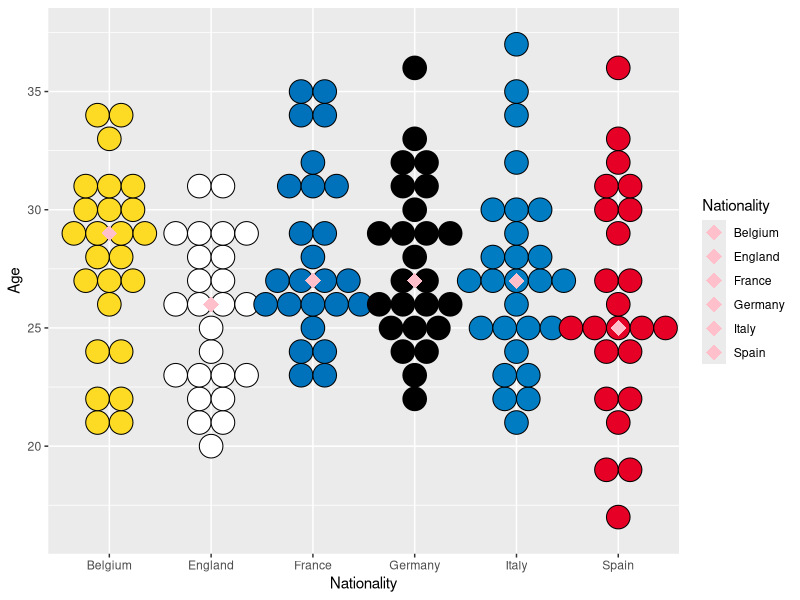
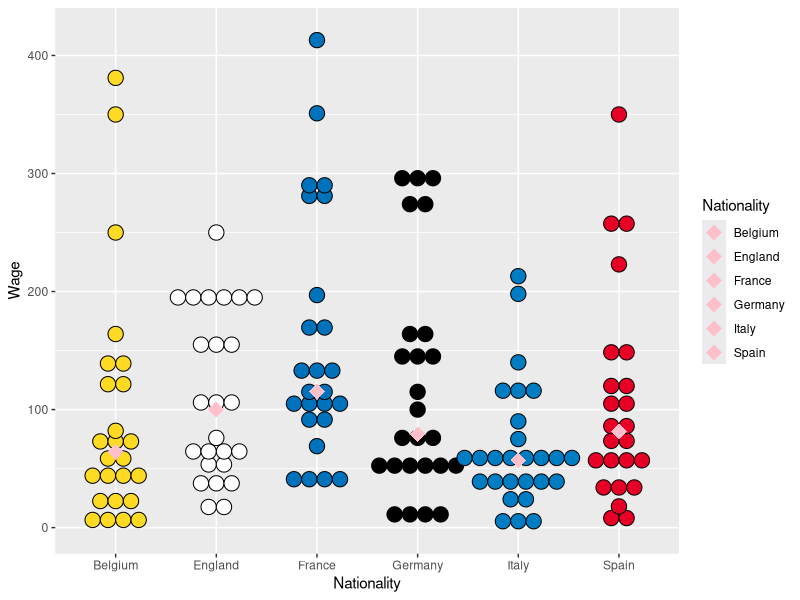
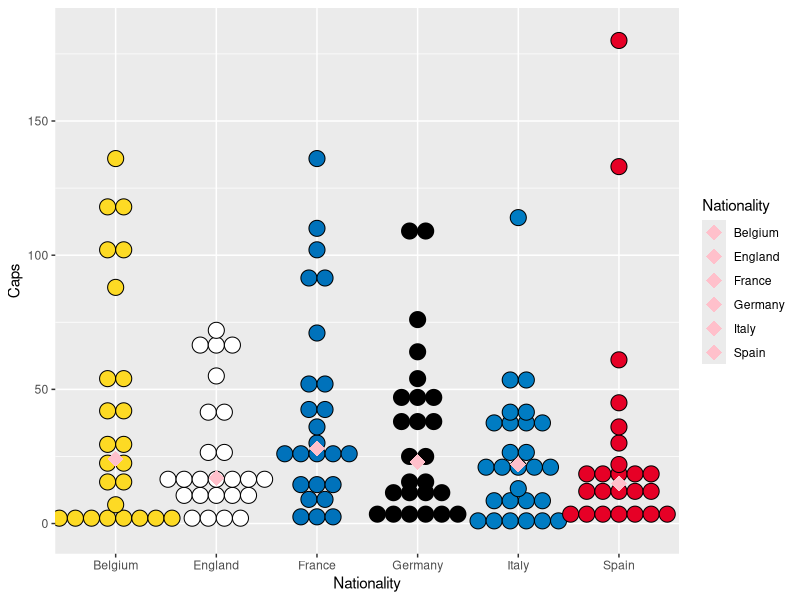
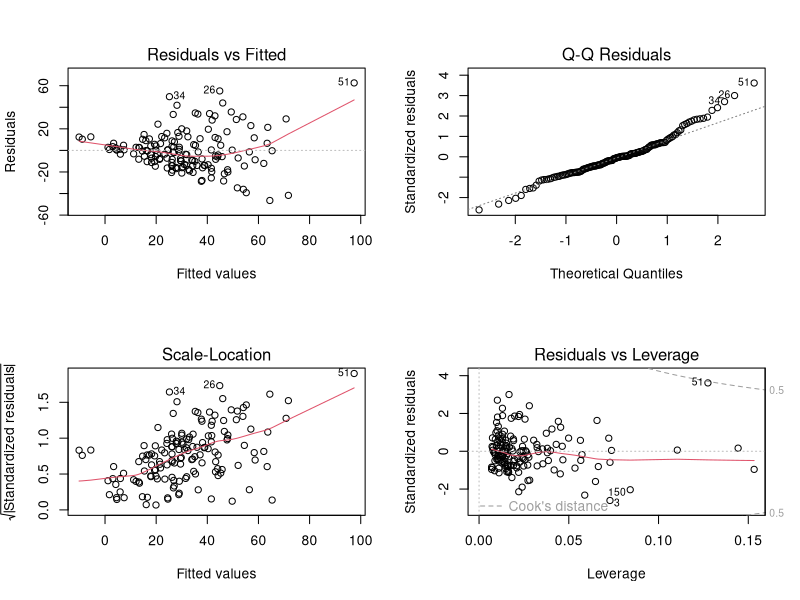
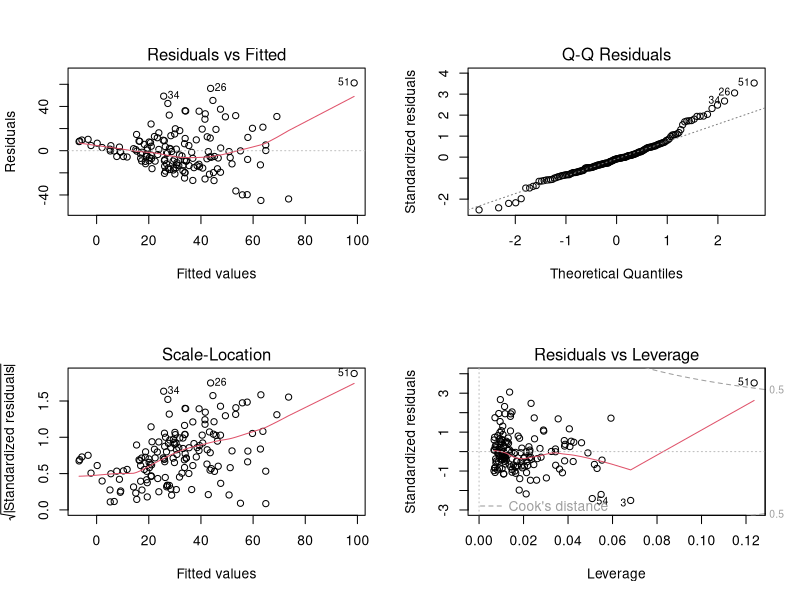
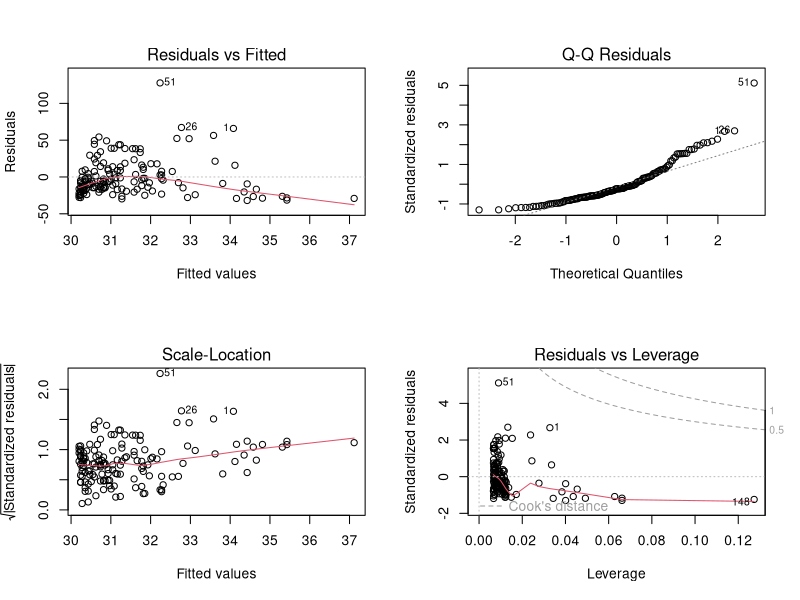
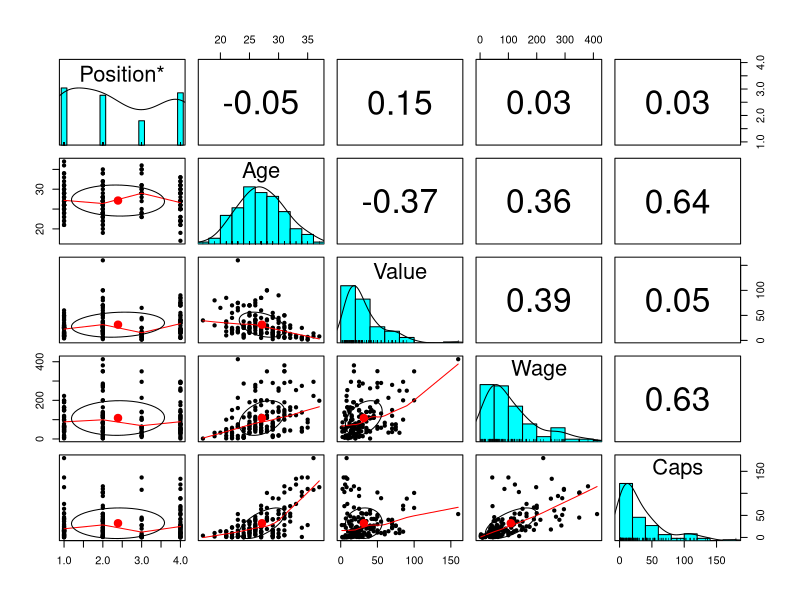
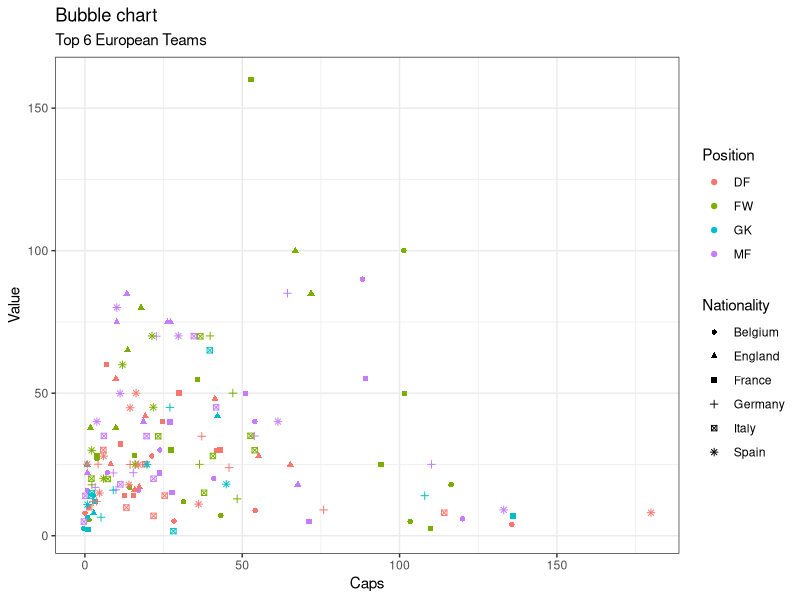

Generate these figures, in order, with R:
## ---- chunk 1
knitr::opts_chunk$set(echo = TRUE)
library(tidyverse)
## ---- chunk 2
MoneyballData = read.csv("Moneyball Soccer Dataset.csv")
names(MoneyballData) = c("Players","Nationality","Club","Position","Age","Value","Wage","Caps")
attach(MoneyballData)
MoneyballData[9:13] <- list(NULL)
 MoneyballData <- MoneyballData[-c(152:183), ]
 MoneyballData <- MoneyballData %>% 
  arrange(Nationality, factor(Position, levels = c('FW', 'MF', 'DF', 'GK')))
## ---- chunk 3
# Dot Plot to see Equal Variance (value, wage and caps)

# age
plot <- ggplot(MoneyballData, aes(x=Nationality, y=Age, fill = Nationality)) + scale_fill_manual(values=c("#FDDA24", "#FFFFFF", "#0072BB", "#000000", "#007CC3", "#E60026")) +
  geom_dotplot(binaxis='y', stackdir='center', binwidth = 1) + stat_summary(fun=median, geom="point", shape=18,
                 size=5, color="pink")
plot

# wage
plot <- ggplot(MoneyballData, aes(x=Nationality, y=Wage, fill = Nationality)) + scale_fill_manual(values=c("#FDDA24", "#FFFFFF", "#0072BB", "#000000", "#007CC3", "#E60026")) +
  geom_dotplot(binaxis='y', stackdir='center', binwidth = 13) + stat_summary(fun=median, geom="point", shape=18,
                 size=5, color="pink")
plot

# caps
plot <- ggplot(MoneyballData, aes(x=Nationality, y=Caps, fill = Nationality)) + scale_fill_manual(values=c("#FDDA24", "#FFFFFF", "#0072BB", "#000000", "#007CC3", "#E60026")) +
  geom_dotplot(binaxis='y', stackdir='center', binwidth = 6) + stat_summary(fun=median, geom="point", shape=18,
                 size=5, color="pink")
plot
## ---- chunk 4
attach(MoneyballData)
modelall <- lm(Value ~ Age + Wage + Caps)
summary(modelall)
par(mfrow=c(2,2))
plot(modelall) # Pattern in residual plot (Larger variance as fitted gets larger) but residual errors have mean value of zero, Normally distributed based on Q-Q plot, Errors have constant variance based on Scale-Location. Mbappe looks like a high leverage point based on Residuals vs Leverage.
## ---- chunk 5
modelwocaps <- lm(Value ~ Age + Wage)
summary(modelwocaps)
par(mfrow=c(2,2))
plot(modelwocaps) # same conclusions as modelall
## ---- chunk 6
modelcaps <- lm(Value ~ Caps)
summary(modelcaps)
par(mfrow=c(2,2))
plot(modelcaps) # bad Residuals vs. Fitted (Pattern in residual plot (smaller variance as fitted gets larger and residual errors have mean value not zero)
## ---- chunk 7
# correlation matrix
library(psych)
pairs.panels(MoneyballData[4:8])
## ---- chunk 8
# bubble chart for 4-D data where variables can be both numerical or categorical
position_select <- MoneyballData[MoneyballData$Position %in% c("FW", "MF", "DF", "GK"), ]

# Scatterplot
theme_set(theme_bw())  
g <- ggplot(position_select, aes(Caps, Value)) + 
  labs(subtitle="Top 6 European Teams",
       title="Bubble chart")

par(mfrow=c(1,2))
g + geom_jitter(aes(col=Position, shape=Nationality)) 

# with linear regression line
g + geom_jitter(aes(col=Position, shape=Nationality)) + 
  geom_smooth(aes(col=Position), method="lm", se=F)
